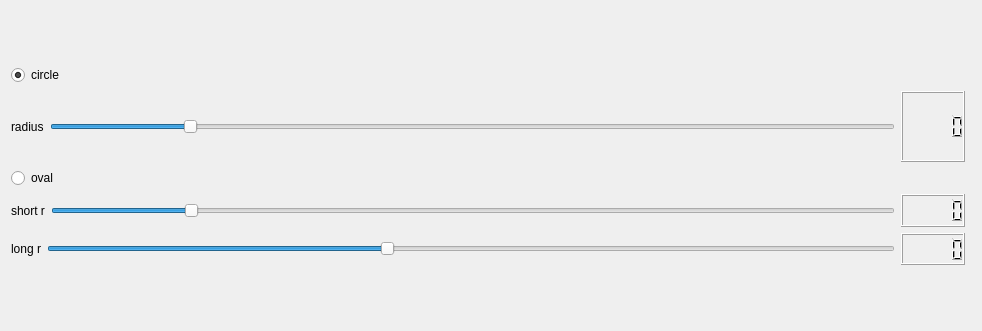
<?xml version="1.0" encoding="UTF-8"?>
<ui version="4.0">
 <class>PathFollow_UI</class>
 <widget class="QWidget" name="PathFollow_UI">
  <property name="geometry">
   <rect>
    <x>0</x>
    <y>0</y>
    <width>982</width>
    <height>331</height>
   </rect>
  </property>
  <property name="windowTitle">
   <string>Follow Path Action</string>
  </property>
  <layout class="QVBoxLayout" name="verticalLayout_2">
   <item>
    <layout class="QHBoxLayout" name="horizontalLayout_4">
     <item>
      <layout class="QVBoxLayout" name="verticalLayout_5">
       <item>
        <layout class="QVBoxLayout" name="verticalLayout_4">
         <item>
          <layout class="QVBoxLayout" name="verticalLayout">
           <item>
            <widget class="QRadioButton" name="circle_radio_button">
             <property name="text">
              <string>circle</string>
             </property>
             <property name="checked">
              <bool>true</bool>
             </property>
             <attribute name="buttonGroup">
              <string notr="true">button_group</string>
             </attribute>
            </widget>
           </item>
           <item>
            <layout class="QHBoxLayout" name="horizontalLayout">
             <item>
              <widget class="QLabel" name="label">
               <property name="text">
                <string>radius</string>
               </property>
              </widget>
             </item>
             <item>
              <widget class="QSlider" name="cicle_radius_slider">
               <property name="maximum">
                <number>5000</number>
               </property>
               <property name="value">
                <number>800</number>
               </property>
               <property name="orientation">
                <enum>Qt::Horizontal</enum>
               </property>
              </widget>
             </item>
             <item>
              <widget class="QLCDNumber" name="circle_radius_lcdNumber"/>
             </item>
            </layout>
           </item>
          </layout>
         </item>
        </layout>
       </item>
       <item>
        <layout class="QVBoxLayout" name="verticalLayout_3">
         <item>
          <widget class="QRadioButton" name="oval_radio_button">
           <property name="text">
            <string>oval</string>
           </property>
           <attribute name="buttonGroup">
            <string notr="true">button_group</string>
           </attribute>
          </widget>
         </item>
         <item>
          <layout class="QHBoxLayout" name="horizontalLayout_2">
           <item>
            <widget class="QLabel" name="label_2">
             <property name="text">
              <string>short r</string>
             </property>
            </widget>
           </item>
           <item>
            <widget class="QSlider" name="oval_short_radius_slider">
             <property name="maximum">
              <number>5000</number>
             </property>
             <property name="value">
              <number>800</number>
             </property>
             <property name="orientation">
              <enum>Qt::Horizontal</enum>
             </property>
            </widget>
           </item>
           <item>
            <widget class="QLCDNumber" name="oval_short_radius_lcdNumber"/>
           </item>
          </layout>
         </item>
         <item>
          <layout class="QHBoxLayout" name="horizontalLayout_3">
           <item>
            <widget class="QLabel" name="label_3">
             <property name="text">
              <string>long r</string>
             </property>
            </widget>
           </item>
           <item>
            <widget class="QSlider" name="oval_long_radius_slider">
             <property name="maximum">
              <number>10000</number>
             </property>
             <property name="value">
              <number>4000</number>
             </property>
             <property name="orientation">
              <enum>Qt::Horizontal</enum>
             </property>
            </widget>
           </item>
           <item>
            <widget class="QLCDNumber" name="oval_long_radius_lcdNumber"/>
           </item>
          </layout>
         </item>
        </layout>
       </item>
      </layout>
     </item>
     <item>
      <widget class="QWidget" name="test_widget" native="true">
       <property name="sizePolicy">
        <sizepolicy hsizetype="Minimum" vsizetype="Minimum">
         <horstretch>0</horstretch>
         <verstretch>0</verstretch>
        </sizepolicy>
       </property>
       <property name="minimumSize">
        <size>
         <width>0</width>
         <height>0</height>
        </size>
       </property>
       <property name="maximumSize">
        <size>
         <width>400</width>
         <height>200</height>
        </size>
       </property>
      </widget>
     </item>
    </layout>
   </item>
  </layout>
 </widget>
 <resources/>
 <connections>
  <connection>
   <sender>cicle_radius_slider</sender>
   <signal>valueChanged(int)</signal>
   <receiver>circle_radius_lcdNumber</receiver>
   <slot>display(int)</slot>
   <hints>
    <hint type="sourcelabel">
     <x>142</x>
     <y>102</y>
    </hint>
    <hint type="destinationlabel">
     <x>253</x>
     <y>102</y>
    </hint>
   </hints>
  </connection>
  <connection>
   <sender>oval_short_radius_slider</sender>
   <signal>valueChanged(int)</signal>
   <receiver>oval_short_radius_lcdNumber</receiver>
   <slot>display(int)</slot>
   <hints>
    <hint type="sourcelabel">
     <x>438</x>
     <y>74</y>
    </hint>
    <hint type="destinationlabel">
     <x>547</x>
     <y>74</y>
    </hint>
   </hints>
  </connection>
  <connection>
   <sender>oval_long_radius_slider</sender>
   <signal>valueChanged(int)</signal>
   <receiver>oval_long_radius_lcdNumber</receiver>
   <slot>display(int)</slot>
   <hints>
    <hint type="sourcelabel">
     <x>435</x>
     <y>130</y>
    </hint>
    <hint type="destinationlabel">
     <x>547</x>
     <y>130</y>
    </hint>
   </hints>
  </connection>
 </connections>
 <buttongroups>
  <buttongroup name="button_group"/>
 </buttongroups>
</ui>
